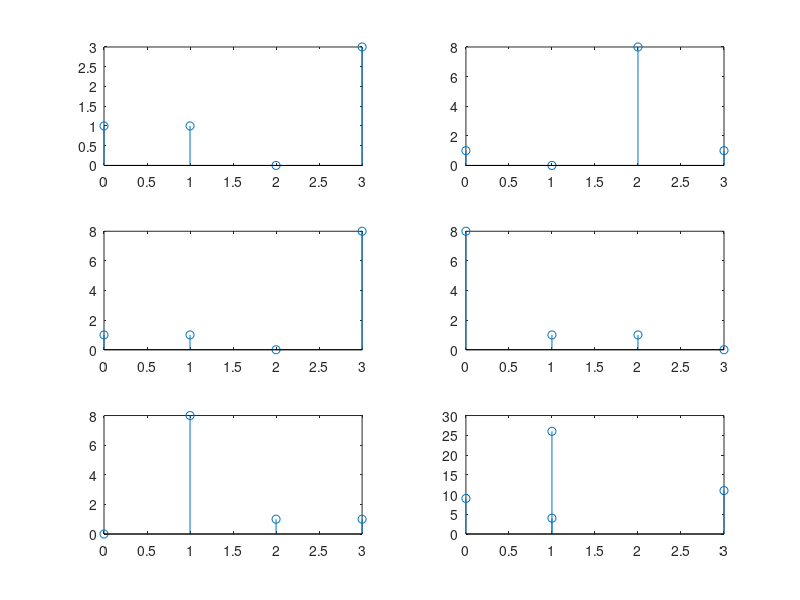

The MATLAB script that drew this image:
% graphical method
clear
x = [1 1 0 3];
h = [1 1 8 0];
N=4;
n = 0:1:N-1;
subplot(3 ,2,1);
stem(n,x);

for i =1:N-1
    z(i,:) = [h(i:-1: 1)  h(N:-1:i+1)];
    subplot(3 , 2 ,i+1)
    stem(n,z(i,:))
end
subplot(3,2,5);
stem(n, h(N:-1:1));
z = [z ; h(N:-1:1)];
y = z*x'
subplot(3,2,6)
stem(x,y)